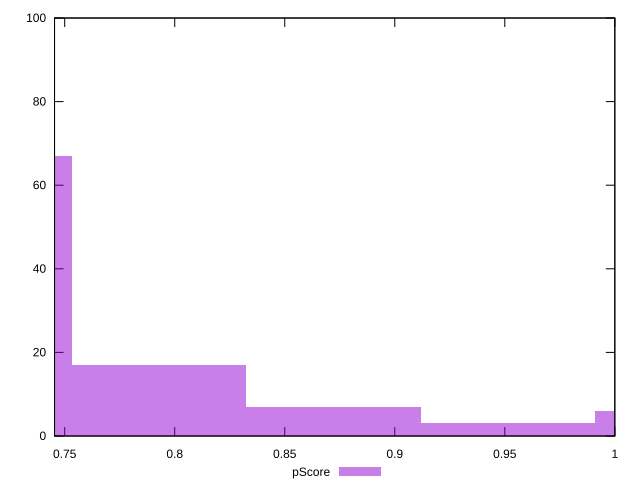

Recreate this plot in gnuplot.
reset

$pScore <<EOF
0.7136091504912704 67
1.030768772931835 6
0.7928990561014115 17
0.8721889617115527 7
0.9514788673216938 3
EOF

set key outside below
set boxwidth 0.07928990561014115
set xrange [0.7453822222222222:1]
set yrange [0:100]
set trange [0:100]
set style fill transparent solid 0.5 noborder
set terminal svg size 640, 490 enhanced background rgb 'white'
set output "reprap/uses-rel-preconnect/samples/pages+cached+noexternal+nomedia+nocss+nojs/pScore/histogram.svg"

plot $pScore title "pScore" with boxes

reset
